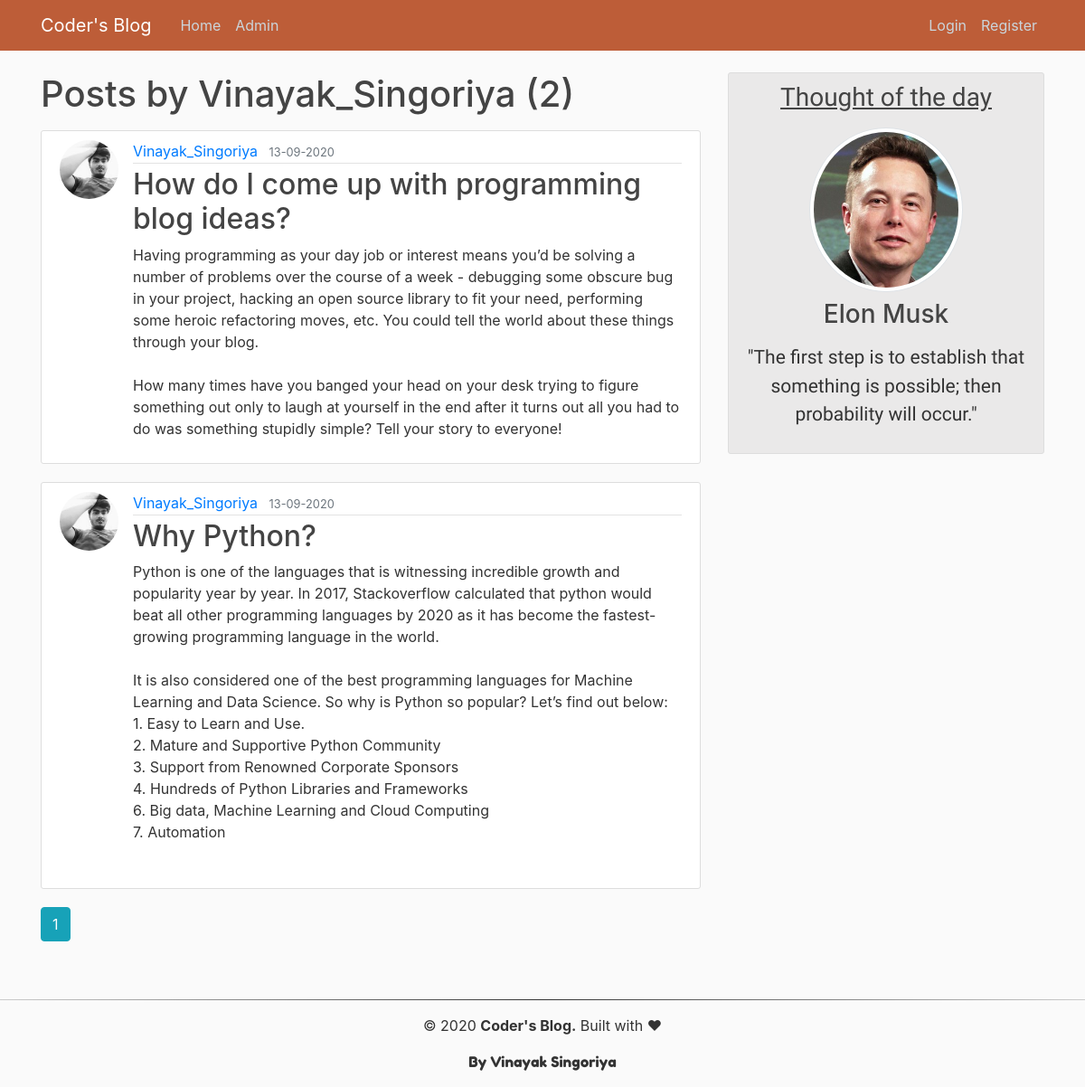
/user/Vinayak_Singoriya, run on the app's committed database.
### flaskblog/models.py (models this page shows, shortened)
class User(db.Model, UserMixin):
    id = db.Column(db.Integer, primary_key=True)
    username = db.Column(db.String(20), unique=True, nullable=False)
    email = db.Column(db.String(120), unique=True, nullable=False)
    image_file = db.Column(db.String(20),
                           nullable=False, default='default.jpg')
    password = db.Column(db.String(60), nullable=False)
    posts = db.relationship('Post', backref='author', lazy=True)

class Post(db.Model):
    id = db.Column(db.Integer, primary_key=True)
    title = db.Column(db.String(100), nullable=False)
    date_posted = db.Column(db.DateTime, nullable=False,
                            default=datetime.utcnow)
    content = db.Column(db.Text, nullable=False)
    user_id = db.Column(db.Integer, db.ForeignKey('user.id'), nullable=False)

### flaskblog/users/routes.py (the view)
@users.route("/user/<string:username>")
def user_posts(username):
    page = request.args.get('page', 1, type=int)
    user = User.query.filter_by(username=username).first_or_404()
    posts = Post.query.filter_by(author=user).order_by(
        Post.date_posted.desc()).paginate(per_page=5, page=page)
    return render_template("user_posts.html", posts=posts, user=user)

### flaskblog/templates/user_posts.html
{% extends "layout.html" %}
{% block content %}
<h1 class="mb-3">Posts by {{ user.username }} ({{ posts.total }})</h1>
{% for post in posts.items %}
    <article class="media content-section">
      <img class="rounded-circle article-img" src="{{ url_for('static', filename='profile_img/'+post.author.image_file) }}"
        alt="">
      <div class="media-body">
        <div class="article-metadata">
          <a class="mr-2" href="{{ url_for('users.user_posts', username=user.username) }}">{{ post.author.username }}</a>
          <small class="text-muted">{{ post.date_posted.strftime('%d-%m-%Y') }}</small>
        </div>
        <h2><a class="article-title" href="{{ url_for('posts.post', post_id = post.id) }}">{{ post.title }}</a></h2>
        <p class="article-content">{{ post.content }}</p>
      </div>
    </article>
{% endfor %}
{% for page_num in posts.iter_pages(left_edge=1, right_edge=1, left_current=1, right_current=2) %}
    {% if page_num %}
       {% if posts.page == page_num %}
          <a class="btn btn-info mb-4" href="{{ url_for('users.user_posts',username=user.username, page=page_num) }}">{{ page_num }}</a>
        {% else %}
          <a class="btn btn-outline-info mb-4" href="{{ url_for('users.user_posts',username=user.username,  page=page_num) }}">{{ page_num }}</a>
        {% endif %}
    {% else %}
    ...
    {% endif %}
{% endfor %}
{% endblock %}

### flaskblog/static/css/main.css (style rules this page uses)
body { background: #fafafa; color: #333333; margin-top: 5rem; }
h1, h2, h3, h4, h5, h6 { color: #444444; }
.content-section { background: #ffffff; padding: 10px 20px; border: 1px solid #dddddd; border-radius: 3px; margin-bottom: 20px; }
.article-title { color: #444444; }
.article-content { white-space: pre-line; }
.article-img { height: 65px; width: 65px; margin-right: 16px; }
.article-metadata { padding-bottom: 1px; margin-bottom: 4px; border-bottom: 1px solid #e3e3e3 }

### data on the page
User: username "Vinayak_Singoriya"
Post: image_file (picture), author.username "Vinayak_Singoriya", date_posted "13-09-2020", title "How do I come up with programming blog ideas?", content "Having programming as your day job or interest means you’d be solving a number of problems over the course of a week - debugging some obscure bug in your project, hacking an open source library to fit your need, performing some heroic refactoring moves, etc. You could tell the world about these things through your blog. How many times have you banged your head on your desk trying to figure something out only to laugh at yourself in the end after it turns out all you had to do was something stupidly simple? Tell your story to everyone!"
Post: image_file (picture), author.username "Vinayak_Singoriya", date_posted "13-09-2020", title "Why Python?", content "Python is one of the languages that is witnessing incredible growth and popularity year by year. In 2017, Stackoverflow calculated that python would beat all other programming languages by 2020 as it has become the fastest-growing programming language in the world. It is also considered one of the best programming languages for Machine Learning and Data Science. So why is Python so popular? Let’s find out below: 1. Easy to Learn and Use. 2. Mature and Supportive Python Community 3. Support from Renowned Corporate Sponsors 4. Hundreds of Python Libraries and Frameworks 6. Big data, Machine Learning and Cloud Computing 7. Automation"

### other printed values
{{ posts.total }} "2"
{{ page_num }} "1"
